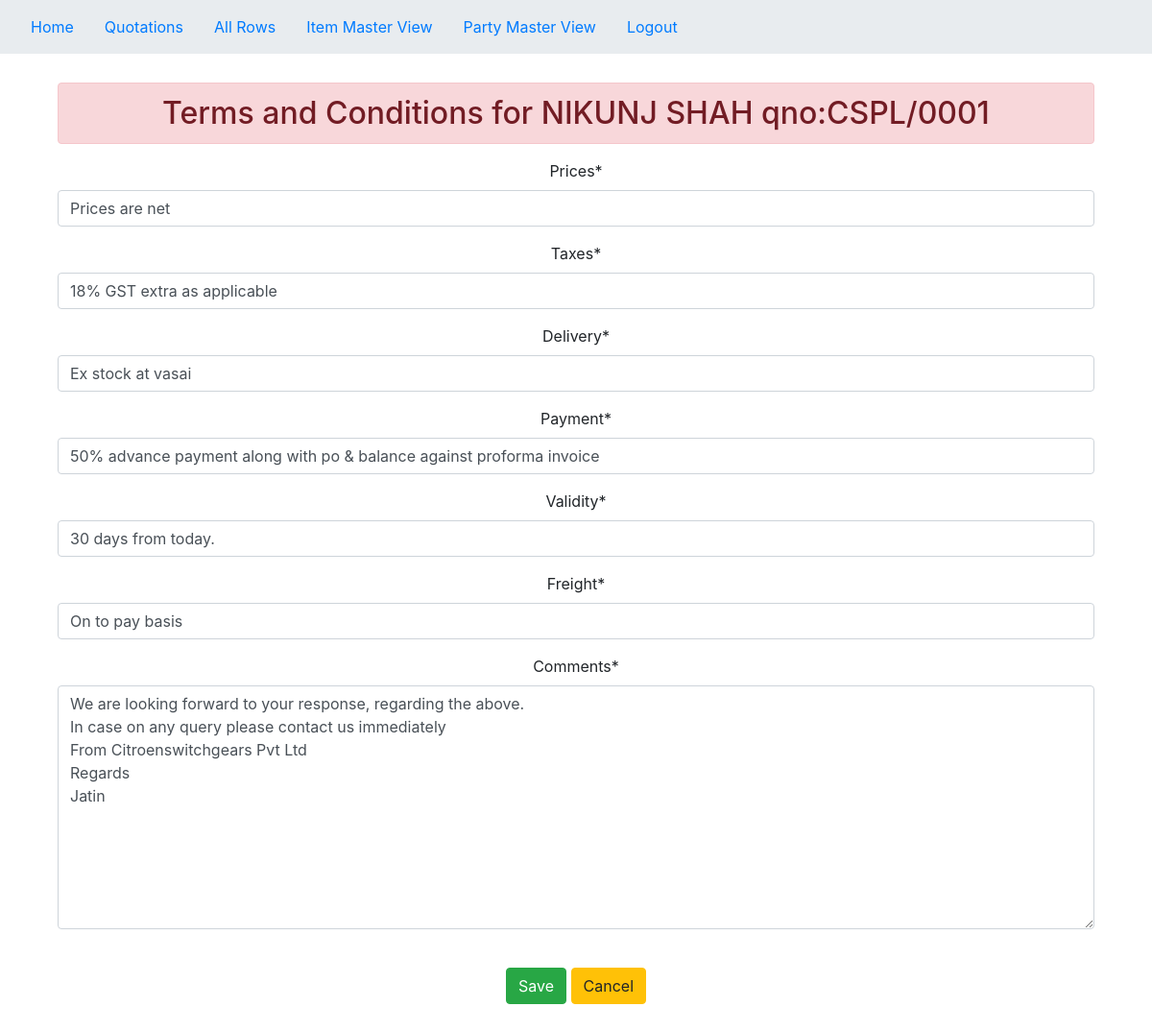
Screenshot of /terms-and-conditions-edit/104/ (signed in) with the database file from the repository.
### core/models.py (models this page shows, shortened)
class Quotation(models.Model):
    qno = models.CharField(max_length=20,default='CSPL/')
    enq_ref = models.CharField(max_length=30,default='')
    party = models.ForeignKey(Party,on_delete=models.CASCADE)
    date_posted=models.DateTimeField(default=timezone.now)
    total = models.FloatField(default=0.0)
    totalnos = models.IntegerField(default=0.0)

class Party(models.Model):
    name =  models.CharField(max_length=100)
    phone = models.CharField(max_length=10,default=None,null=False)
    email = models.EmailField()
    billing_address=models.CharField(max_length=150,default=None,null=True)
    pincode=models.CharField(max_length=6,default=None,null=True)

class TandC(models.Model):
    prices = models.CharField(max_length=50,default='Prices are net')
    taxes = models.CharField(max_length=50,default="18% GST extra as applicable")
    delivery = models.CharField(max_length=20,default="Ex stock at vasai")
    payment = models.CharField(max_length=80,default="50% advance payment along with po & balance against proforma invoice")
    validity = models.CharField(max_length=30,default="30 days from today.")
    freight = models.CharField(max_length=20,default="On to pay basis")
    comments = models.TextField(default="We are looking forward to your response, regarding the above.\nIn case on any query please contact us immediately\nFrom Citroenswitchgears Pvt Ltd\nRegards\nJatin")
    quotation = models.ForeignKey(Quotation,on_delete=models.CASCADE)

### core/views.py (the view, shortened to what this page needs)
# urls.py: path('terms-and-conditions-edit/<int:id>/',edit_tandc,name = "edit-tandc"),
@login_required
def edit_tandc(request,id):
    tandc = TandC.objects.get(id=id)
    qid = tandc.quotation.id
    quote = Quotation.objects.get(id = qid)
    form = TandCForm(instance = tandc)
    context = {
        'form':form,
        'quote':quote
    }
    return render(request,'core/TandCForm.html',context)

### core/forms.py
class TandCForm(forms.ModelForm):
    class Meta:
        model = TandC
        exclude = ('quotation',)

### core/templates/core/TandCForm.html (shortened to what this page needs)
{% extends "core/base.html" %}
{% load crispy_forms_tags %}
{% block content %}
<link rel="stylesheet" href="//code.jquery.com/ui/1.13.1/themes/base/jquery-ui.css">
<div class="container mt-0" style="text-align: center;">
  <div class="row">
    <div class="col-sm-12" style="padding:30px;border: radius 30px;">
      <h2 class="text-center alert alert-danger">
        Terms and Conditions for {{quote.party.name}} qno:{{quote.qno}}
      </h2>
      <form method="POST" enctype="multipart/form-data">
          {{form|crispy}}
          <br/>
          <button class="btn btn-success" type ="submit" name="action">Save</a></button>
          <a href="{% url 'create-quote-items' quote.id %}">
      </form>
      <button type="button" class="btn btn-warning">Cancel</button>
    </div>
  </div>
</div>
{% endblock content %}

### rows the page displays
Quotation: party.name "NIKUNJ SHAH", qno "CSPL/0001"
TandC: prices "Prices are net", taxes "18% GST extra as applicable", delivery "Ex stock at vasai", payment "50% advance payment along with po & balance against proforma invoice", validity "30 days from today.", freight "On to pay basis", comments "We are looking forward to your response, regarding the above. In case on any query please contact us immediately From Citroenswitchgears Pvt Ltd Regards Jatin"
